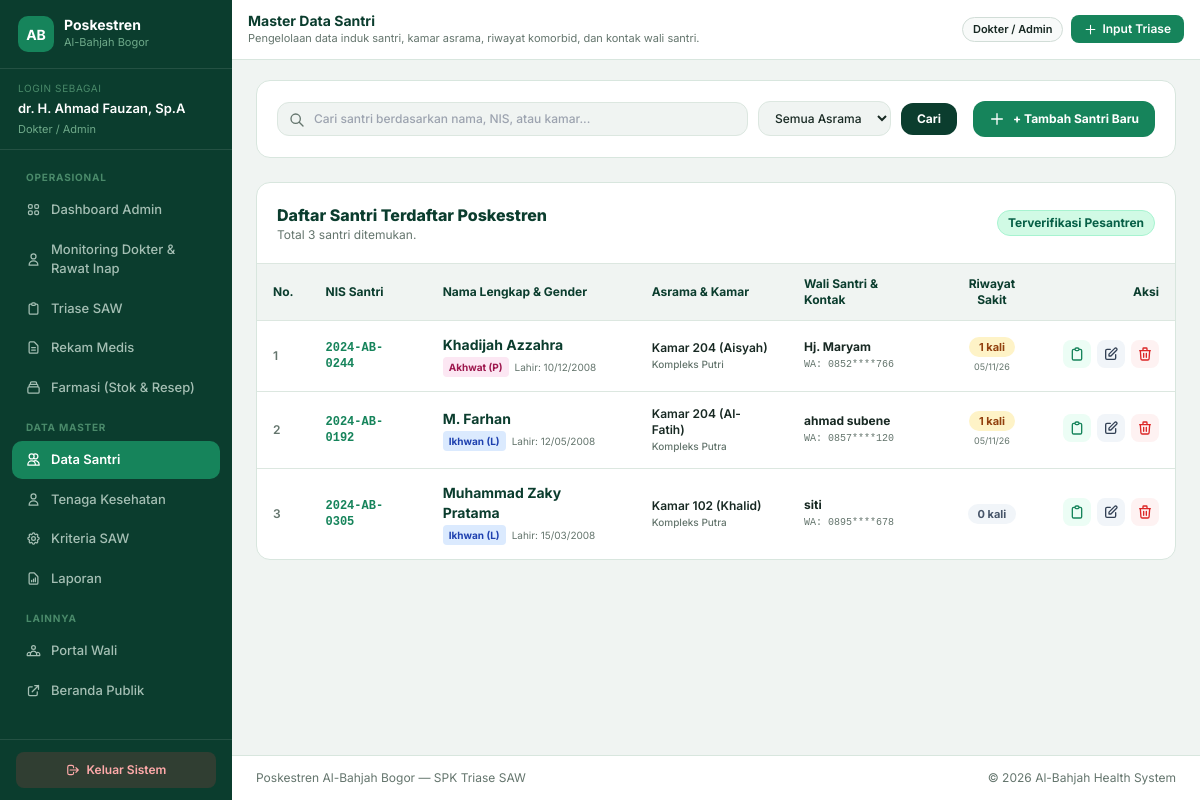
Page /santri.php (signed in) on the committed database.
### tables this page shows
CREATE TABLE `santri` (
  `id` int(11) NOT NULL AUTO_INCREMENT,
  `nis` varchar(20) NOT NULL,
  `nama_lengkap` varchar(100) NOT NULL,
  `jenis_kelamin` enum('L','P') NOT NULL,
  `kamar_asrama` varchar(50) NOT NULL,
  `kompleks_asrama` enum('Putra','Putri') NOT NULL,
  `tanggal_lahir` date NOT NULL,
  `nama_wali` varchar(100) NOT NULL,
  `no_hp_wali` varchar(20) NOT NULL,
  `user_id_wali` int(11) DEFAULT NULL,
  PRIMARY KEY (`id`),
  UNIQUE KEY `nis` (`nis`),
  KEY `user_id_wali` (`user_id_wali`),
  CONSTRAINT `santri_ibfk_1` FOREIGN KEY (`user_id_wali`) REFERENCES `users` (`id`) ON DELETE SET NULL
);

### santri.php (the view, shortened to what this page needs)
<?php
require_once 'header.php';
$keyword = trim($_GET['q'] ?? '');
$sql = "SELECT s.*,
        (SELECT COUNT(*) FROM kunjungan_sakit k WHERE k.santri_id = s.id) as total_kunjungan,
        (SELECT MAX(tanggal_berobat) FROM kunjungan_sakit k WHERE k.santri_id = s.id) as kunjungan_terakhir
        FROM santri s WHERE 1=1";
$sql .= " ORDER BY s.nama_lengkap ASC";
$res_santri = $conn->query($sql);
?>
<div class="card p-5 mb-6">
    <div class="flex flex-col md:flex-row md:items-center justify-between gap-4">
        <form method="GET" action="santri.php" class="flex flex-wrap items-center gap-2.5 flex-1">
            <div class="relative flex-1 min-w-[200px]">
                <input type="text" name="q" value="<?= htmlspecialchars($keyword); ?>" placeholder="Cari santri berdasarkan nama, NIS, atau kamar..."
                       class="w-full pl-9 pr-3.5 py-2 rounded-xl border border-[#DCE7E0] bg-[#f0f4f2] text-xs font-medium text-[#182923] focus:bg-white focus:outline-none focus:ring-2 focus:ring-[#16845B]">
                <svg class="w-4 h-4 text-[#64756D] absolute left-3 top-2.5" fill="none" stroke="currentColor" viewBox="0 0 24 24"><path stroke-linecap="round" stroke-linejoin="round" stroke-width="2" d="M21 21l-6-6m2-5a7 7 0 11-14 0 7 7 0 0114 0z"/></svg>
            </div>
            <select name="kompleks" onchange="this.form.submit()" class="px-3 py-2 rounded-xl border border-[#DCE7E0] bg-[#f0f4f2] text-xs font-medium text-[#182923] focus:bg-white focus:outline-none">
                <option value="">Semua Asrama</option>
            </select>
            <button type="submit" class="px-4 py-2 rounded-xl bg-[#0B3D2E] text-white text-xs font-bold hover:bg-[#16845B] transition">
                Cari
            </button>
        </form>
        <div>
            <button type="button" onclick="document.getElementById('modalTambahSantri').classList.remove('hidden')"
                    class="w-full md:w-auto px-4 py-2.5 rounded-xl bg-[#16845B] hover:bg-[#0B3D2E] text-white font-bold text-xs shadow-xs transition flex items-center justify-center gap-2">
                <svg class="w-4 h-4" fill="none" stroke="currentColor" viewBox="0 0 24 24"><path stroke-linecap="round" stroke-linejoin="round" stroke-width="2" d="M12 4v16m8-8H4"/></svg>
                <span>+ Tambah Santri Baru</span>
            </button>
        </div>
    </div>
</div>
<div class="card overflow-hidden">
    <div class="p-4 sm:p-5 border-b border-[#DCE7E0] flex items-center justify-between">
        <div>
            <h3 class="font-extrabold text-[#0B3D2E] text-sm sm:text-base">Daftar Santri Terdaftar Poskestren</h3>
            <p class="text-xs text-[#64756D]">Total <?= $res_santri ? $res_santri->num_rows : 0; ?> santri ditemukan.</p>
        </div>
        <span class="text-xs font-bold px-2.5 py-1 rounded-full bg-emerald-100 text-emerald-800 border border-emerald-200">
            Terverifikasi Pesantren
        </span>
    </div>
    <div class="overflow-x-auto">
        <table class="w-full text-left text-xs border-collapse">
            <thead>
                <tr class="bg-[#f0f4f2] text-[#0B3D2E] font-bold border-b border-[#DCE7E0]">
                    <th class="py-3 px-4">No.</th>
                    <th class="py-3 px-4">NIS Santri</th>
                    <th class="py-3 px-4">Nama Lengkap & Gender</th>
                    <th class="py-3 px-4">Asrama & Kamar</th>
                    <th class="py-3 px-4">Wali Santri & Kontak</th>
                    <th class="py-3 px-4 text-center">Riwayat Sakit</th>
                    <th class="py-3 px-4 text-right">Aksi</th>
                </tr>
            </thead>
            <tbody class="divide-y divide-[#DCE7E0] text-[#182923]">
                <?php
                if ($res_santri && $res_santri->num_rows > 0):
                    $no = 1;
                    while ($s = $res_santri->fetch_assoc()):
                        $hp_mask = !empty($s['no_hp_wali']) ? substr($s['no_hp_wali'], 0, 4) . '****' . substr($s['no_hp_wali'], -3) : '-';
                ?>
                <tr class="hover:bg-slate-50/80 transition">
                    <td class="py-3.5 px-4 font-semibold text-[#64756D]"><?= $no++; ?></td>
                    <td class="py-3.5 px-4 font-mono font-bold text-[#16845B]"><?= htmlspecialchars($s['nis']); ?></td>
                    <td class="py-3.5 px-4">
                        <span class="font-bold text-sm text-[#0B3D2E] block"><?= htmlspecialchars($s['nama_lengkap']); ?></span>
                        <div class="flex items-center gap-1.5 mt-0.5">
                            <span class="px-1.5 py-0.5 rounded text-[10px] font-bold <?= $s['jenis_kelamin'] === 'L' ? 'bg-blue-100 text-blue-800' : 'bg-pink-100 text-pink-800'; ?>">
                                <?= $s['jenis_kelamin'] === 'L' ? 'Ikhwan (L)' : 'Akhwat (P)'; ?>
                            </span>
                            <span class="text-[10px] text-[#64756D]">Lahir: <?= date('d/m/Y', strtotime($s['tanggal_lahir'])); ?></span>
                        </div>
                    </td>
                    <td class="py-3.5 px-4">
                        <span class="font-semibold block text-[#182923]"><?= htmlspecialchars($s['kamar_asrama']); ?></span>
                        <span class="text-[10px] font-medium text-[#64756D]">Kompleks <?= htmlspecialchars($s['kompleks_asrama']); ?></span>
                    </td>
                    <td class="py-3.5 px-4">
                        <span class="font-bold text-[#182923] block"><?= htmlspecialchars($s['nama_wali'] ?: '-'); ?></span>
                        <span class="text-[10px] text-[#64756D] font-mono">WA: <?= $hp_mask; ?></span>
                    </td>
                    <td class="py-3.5 px-4 text-center">
                        <span class="inline-block px-2.5 py-0.5 rounded-full font-bold text-[11px] <?= $s['total_kunjungan'] > 0 ? 'bg-amber-100 text-amber-800' : 'bg-slate-100 text-slate-600'; ?>">
                            <?= $s['total_kunjungan']; ?> kali
                        </span>
                        <?php if ($s['kunjungan_terakhir']): ?>
                            <span class="block text-[9px] text-[#64756D] mt-0.5"><?= date('d/m/y', strtotime($s['kunjungan_terakhir'])); ?></span>
                        <?php endif; ?>
                    </td>
                    <td class="py-3.5 px-4 text-right">
                        <div class="inline-flex items-center gap-1.5">
                            <a href="triase.php?santri_id=<?= $s['id']; ?>" title="Buat Triase Baru" class="p-1.5 rounded-lg bg-emerald-50 text-[#16845B] hover:bg-[#16845B] hover:text-white transition">
                                <svg class="w-4 h-4" fill="none" stroke="currentColor" viewBox="0 0 24 24"><path stroke-linecap="round" stroke-linejoin="round" stroke-width="2" d="M9 5H7a2 2 0 00-2 2v12a2 2 0 002 2h10a2 2 0 002-2V7a2 2 0 00-2-2h-2M9 5a2 2 0 002 2h2a2 2 0 002-2M9 5a2 2 0 012-2h2a2 2 0 012 2"/></svg>
                            </a>
                            <button type="button" onclick="bukaModalEdit(<?= htmlspecialchars(json_encode($s)); ?>)" title="Ubah Data" class="p-1.5 rounded-lg bg-slate-100 text-slate-700 hover:bg-[#0B3D2E] hover:text-white transition">
                                <svg class="w-4 h-4" fill="none" stroke="currentColor" viewBox="0 0 24 24"><path stroke-linecap="round" stroke-linejoin="round" stroke-width="2" d="M11 5H6a2 2 0 00-2 2v11a2 2 0 002 2h11a2 2 0 002-2v-5m-1.414-9.414a2 2 0 112.828 2.828L11.828 15H9v-2.828l8.586-8.586z"/></svg>
                            </button>
                            <button type="button" onclick="konfirmasiHapus('Yakin ingin menghapus santri <?= addslashes($s['nama_lengkap']); ?>?', 'santri.php?hapus_id=<?= $s['id']; ?>')" title="Hapus Data" class="p-1.5 rounded-lg bg-red-50 text-red-600 hover:bg-red-600 hover:text-white transition">
                                <svg class="w-4 h-4" fill="none" stroke="currentColor" viewBox="0 0 24 24"><path stroke-linecap="round" stroke-linejoin="round" stroke-width="2" d="M19 7l-.867 12.142A2 2 0 0116.138 21H7.862a2 2 0 01-1.995-1.858L5 7m5 4v6m4-6v6m1-10V4a1 1 0 00-1-1h-4a1 1 0 00-1 1v3M4 7h16"/></svg>
                            </button>
                        </div>
                    </td>
                </tr>
                <?php
                    endwhile;
                endif; ?>
            </tbody>
        </table>
    </div>
</div>
<?php require_once 'footer.php'; ?>

### header.php (style rules this page uses)
body { font-family: 'Inter', sans-serif; background: #f0f4f2; color: #182923; }
.card, .card-custom { background: #fff; border: 1px solid #d8e6de; border-radius: 14px; }

### rows in the picture
santri: nis "2024-AB-0244", nama_lengkap "Khadijah Azzahra", jenis_kelamin "Akhwat (P)", tanggal_lahir "10/12/2008", kamar_asrama "Kamar 204 (Aisyah)", kompleks_asrama "Putri", nama_wali "Hj. Maryam", no_hp_wali "0852****766", total_kunjungan "1", kunjungan_terakhir "05/11/26"
santri: nis "2024-AB-0192", nama_lengkap "M. Farhan", jenis_kelamin "Ikhwan (L)", tanggal_lahir "12/05/2008", kamar_asrama "Kamar 204 (Al-Fatih)", kompleks_asrama "Putra", nama_wali "ahmad subene", no_hp_wali "0857****120", total_kunjungan "1", kunjungan_terakhir "05/11/26"
santri: nis "2024-AB-0305", nama_lengkap "Muhammad Zaky Pratama", jenis_kelamin "Ikhwan (L)", tanggal_lahir "15/03/2008", kamar_asrama "Kamar 102 (Khalid)", kompleks_asrama "Putra", nama_wali "siti", no_hp_wali "0895****678", total_kunjungan "0"

### other values in the picture
$user_name "dr. H. Ahmad Fauzan, Sp.A"
$role_map[$user_role] "Dokter / Admin"
$page_title "Master Data Santri"
$page_desc "Pengelolaan data induk santri, kamar asrama, riwayat komorbid, dan kontak wali santri."
$badge['label'] "Dokter / Admin"
$res_santri->num_rows "3"
